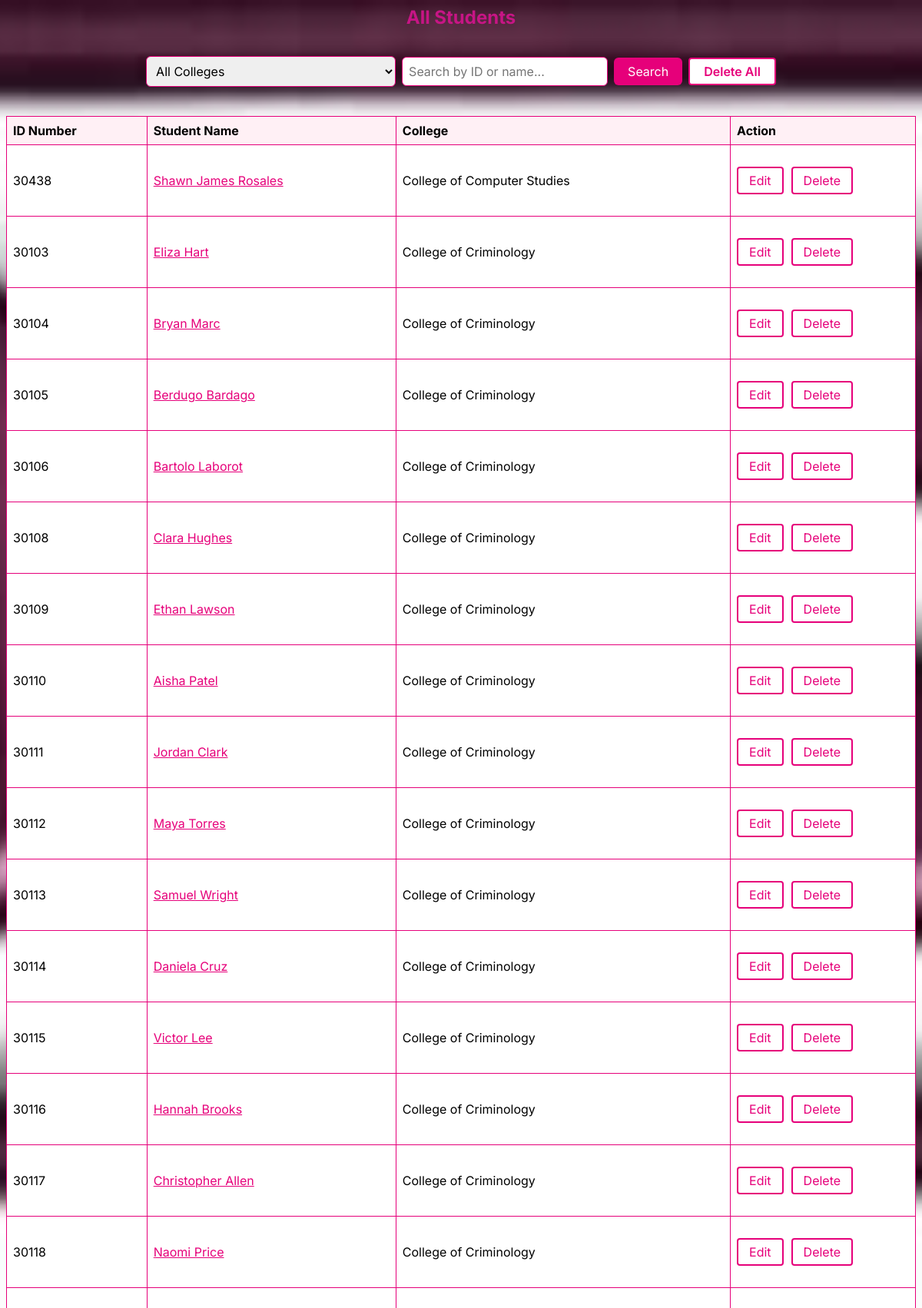
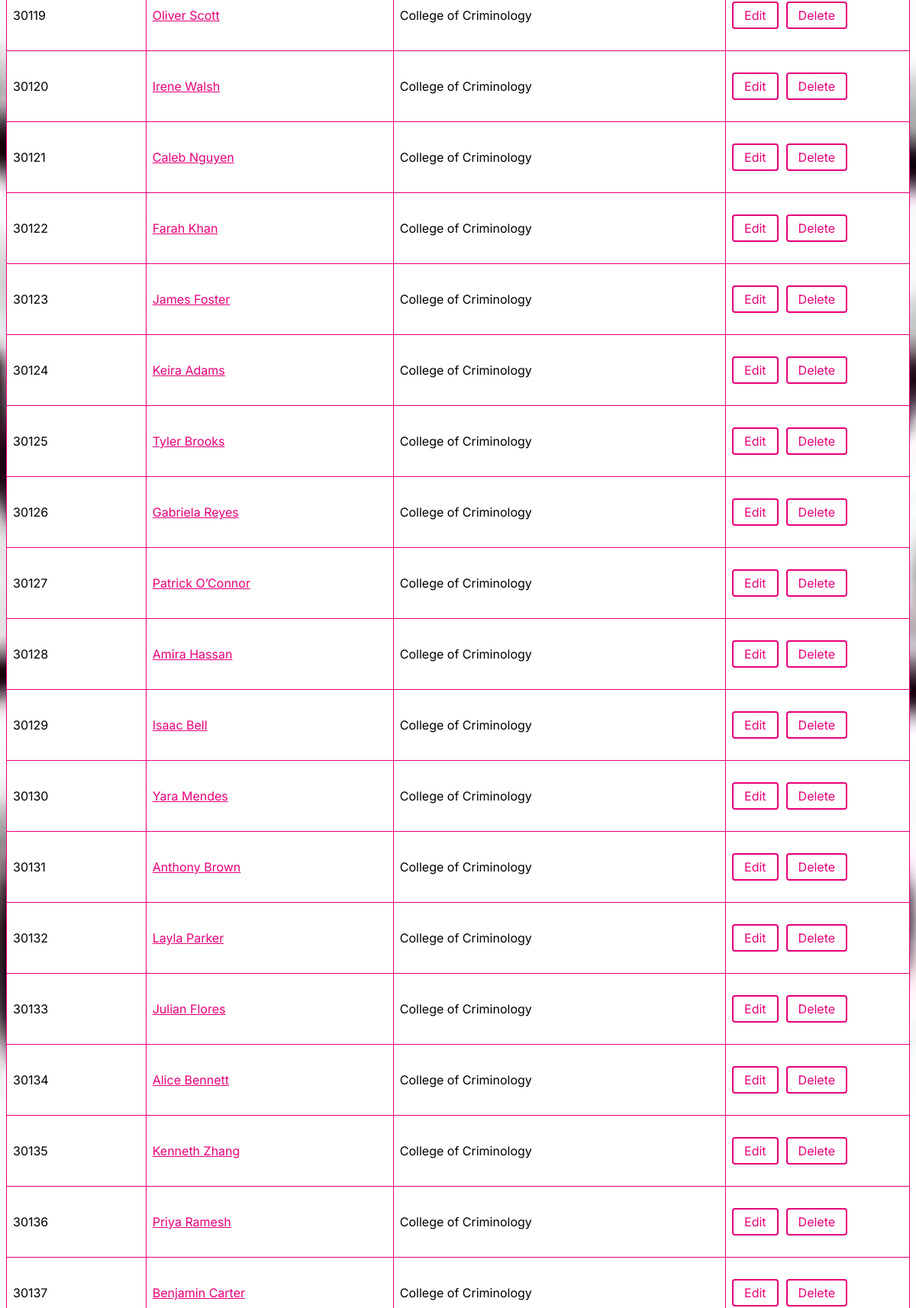
The app's page /attendance/students/ (signed in, upper part) with its own data (2 pictures, top to bottom).
### attendance/models.py (models this page shows, shortened)
class Attendee(models.Model):
    barcode_id = models.CharField(max_length=100, unique=True)
    name = models.CharField(max_length=200)
    college = models.ForeignKey('College', on_delete=models.CASCADE, null=True, blank=True)

class College(models.Model):
    name = models.CharField(max_length=100)

### attendance/views.py (the view)
# urls.py: path('students/', views.students_list, name='students_list'),
@login_required
def students_list(request):
    query = request.GET.get('q', '').strip()
    selected_college = request.GET.get('college', '')
    colleges = College.objects.all()
    students = Attendee.objects.all()
    if selected_college:
        students = students.filter(college__id=selected_college)
    if query:
        students = students.filter(
            Q(barcode_id__icontains=query) | Q(name__icontains=query)
        )
    return render(request, 'students_list.html', {
        'students': students,
        'colleges': colleges,
        'selected_college': selected_college,
    })

### attendance/templates/students_list.html (shortened to what this page needs)
{% extends 'base.html' %}
{% block content %}
<div style="display: flex; justify-content: space-between; align-items: center; margin-bottom: 18px;">
    <h2 style="margin: 0;">All Students</h2>
</div>
<div style="margin-bottom: 20px; display: flex; gap: 8px; align-items: center;">
    <form method="get" action="" style="display: flex; gap: 8px; align-items: center; margin: 0;">
        <select name="college" onchange="this.form.submit()" style="padding:8px; border-radius:6px; border:1px solid #e6007a;">
            <option value="">All Colleges</option>
        </select>
        <input type="text" name="q" placeholder="Search by ID or name..." value="{{ request.GET.q|default_if_none:'' }}" style="padding:8px; border-radius:6px; border:1px solid #e6007a; width: 250px;">
        <button type="submit" style="background:#e6007a; color:#fff; border:none; padding:8px 18px; border-radius:6px; cursor:pointer;">Search</button>
    </form>
    <form method="post" action="{% url 'delete_all_students' %}" style="margin: 0;">
        <button type="submit" style="background:#fff; color:#e6007a; border:2px solid #e6007a; padding:6px 18px; border-radius:4px; cursor:pointer; font-weight:600;"
            onclick="return confirm('Are you sure you want to delete ALL students? This cannot be undone.');">
            Delete All
        </button>
    </form>
</div>
<table style="width:100%; border-collapse:collapse; background:#fff;">
    <thead>
        <tr style="background:#ffe3f0;">
            <th style="padding:8px; border:1px solid #e6007a;">ID Number</th>
            <th style="padding:8px; border:1px solid #e6007a;">Student Name</th>
            <th style="padding:8px; border:1px solid #e6007a;">College</th>
            <th style="padding:8px; border:1px solid #e6007a;">Action</th>
        </tr>
    </thead>
    <tbody>
        {% for student in students %}
<tr>
    <td style="padding:8px; border:1px solid #e6007a; vertical-align: middle;">{{ student.barcode_id }}</td>
    <td style="padding:8px; border:1px solid #e6007a; vertical-align: middle;">
        <a href="{% url 'student_attendance_detail' student.id %}" style="color:#e6007a; text-decoration:underline;">
            {{ student.name }}
        </a>
    </td>
    <td style="padding:8px; border:1px solid #e6007a; vertical-align: middle;">{{ student.college.name }}</td>
    <td style="padding:8px; border:1px solid #e6007a; vertical-align: middle;">
        <div style="display: flex; gap: 10px; align-items: center;">
            <a href="{% url 'edit_student' student.id %}">
                <button type="button" style="background:#fff; color:#e6007a; border:2px solid #e6007a; padding:6px 14px; border-radius:4px; cursor:pointer;">Edit</button>
            </a>
            <form method="post" action="{% url 'delete_student' student.id %}" style="display:inline; margin:0;">
                <button type="submit" style="background:#fff; color:#e6007a; border:2px solid #e6007a; padding:6px 14px; border-radius:4px; cursor:pointer;"
                    onclick="return confirm('Are you sure you want to delete this student?');">
                    Delete
                </button>
            </form>
        </div>
    </td>
</tr>
        {% endfor %}
    </tbody>
</table>
{% endblock %}

### attendance/static/css/styles.css (style rules this page uses)
body { font-family: 'Inter', Arial, Helvetica, sans-serif !important; background-color: #ffe3f0 !important; background-image: url('/static/img/imcclogo.jpg'); background-repeat: no-repeat; background-position: center center; background-attachment: fixed; background-size: cover; background-size: cover; }
h1, h2, h3, h4, h5, h6, button, input, select, label, li, p, a, form { font-family: 'Inter', Arial, Helvetica, sans-serif !important; }
h1, h2 { color: #c71585; }
form { display: flex; gap: 10px; margin-bottom: 10px; }
input, select, button { padding: 8px; font-size: 16px; border: 1px solid #ffb6c1; border-radius: 4px; }
button { background-color: #ff69b4; color: white; display:block; margin: 20px auto; cursor: pointer; }
table { width: 100%; border-collapse: collapse; margin-bottom: 20px; }
th, td { padding: 10px; border: 1px solid #ffb6c1; text-align: left; }
th { background-color: #fff0f5; }
a { color: #ff69b4; text-decoration: none; }

### records on screen
Attendee: barcode_id "30438", name "Shawn James Rosales", college.name "College of Computer Studies"
Attendee: barcode_id "30103", name "Eliza Hart", college.name "College of Criminology"
Attendee: barcode_id "30104", name "Bryan Marc", college.name "College of Criminology"
Attendee: barcode_id "30105", name "Berdugo Bardago", college.name "College of Criminology"
Attendee: barcode_id "30106", name "Bartolo Laborot", college.name "College of Criminology"
Attendee: barcode_id "30108", name "Clara Hughes", college.name "College of Criminology"
Attendee: barcode_id "30109", name "Ethan Lawson", college.name "College of Criminology"
Attendee: barcode_id "30110", name "Aisha Patel", college.name "College of Criminology"
Attendee: barcode_id "30111", name "Jordan Clark", college.name "College of Criminology"
Attendee: barcode_id "30112", name "Maya Torres", college.name "College of Criminology"
Attendee: barcode_id "30113", name "Samuel Wright", college.name "College of Criminology"
Attendee: barcode_id "30114", name "Daniela Cruz", college.name "College of Criminology"
Attendee: barcode_id "30115", name "Victor Lee", college.name "College of Criminology"
Attendee: barcode_id "30116", name "Hannah Brooks", college.name "College of Criminology"
Attendee: barcode_id "30117", name "Christopher Allen", college.name "College of Criminology"
Attendee: barcode_id "30118", name "Naomi Price", college.name "College of Criminology"
Attendee: barcode_id "30119", name "Oliver Scott", college.name "College of Criminology"
Attendee: barcode_id "30120", name "Irene Walsh", college.name "College of Criminology"
Attendee: barcode_id "30121", name "Caleb Nguyen", college.name "College of Criminology"
Attendee: barcode_id "30122", name "Farah Khan", college.name "College of Criminology"
Attendee: barcode_id "30123", name "James Foster", college.name "College of Criminology"
Attendee: barcode_id "30124", name "Keira Adams", college.name "College of Criminology"
Attendee: barcode_id "30125", name "Tyler Brooks", college.name "College of Criminology"
Attendee: barcode_id "30126", name "Gabriela Reyes", college.name "College of Criminology"
Attendee: barcode_id "30127", name "Patrick O’Connor", college.name "College of Criminology"
Attendee: barcode_id "30128", name "Amira Hassan", college.name "College of Criminology"
Attendee: barcode_id "30129", name "Isaac Bell", college.name "College of Criminology"
Attendee: barcode_id "30130", name "Yara Mendes", college.name "College of Criminology"
Attendee: barcode_id "30131", name "Anthony Brown", college.name "College of Criminology"
Attendee: barcode_id "30132", name "Layla Parker", college.name "College of Criminology"
Attendee: barcode_id "30133", name "Julian Flores", college.name "College of Criminology"
Attendee: barcode_id "30134", name "Alice Bennett", college.name "College of Criminology"
Attendee: barcode_id "30135", name "Kenneth Zhang", college.name "College of Criminology"
Attendee: barcode_id "30136", name "Priya Ramesh", college.name "College of Criminology"
Attendee: barcode_id "30137", name "Benjamin Carter", college.name "College of Criminology"
